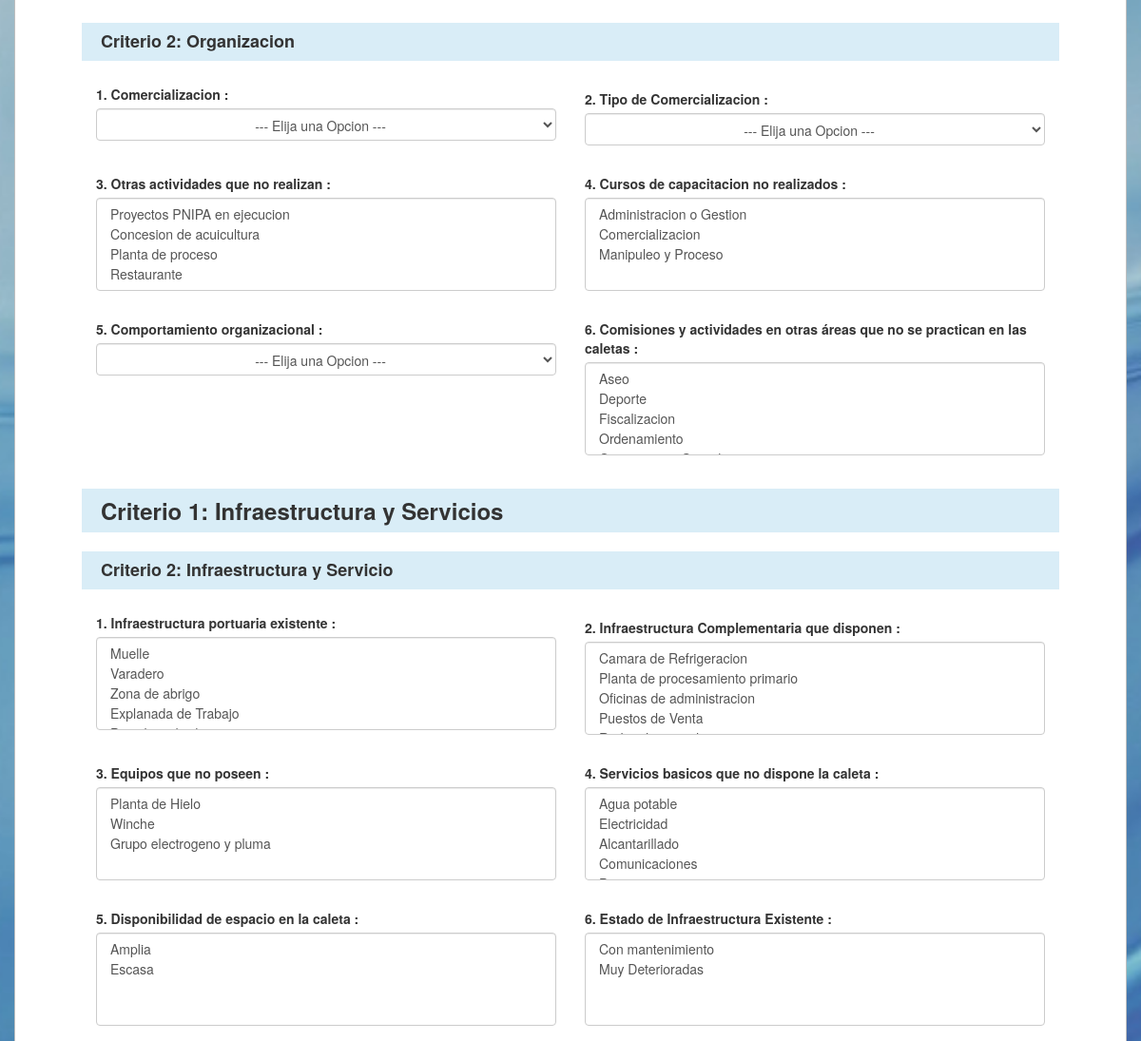
The app's page /form_eval (middle part), older data.
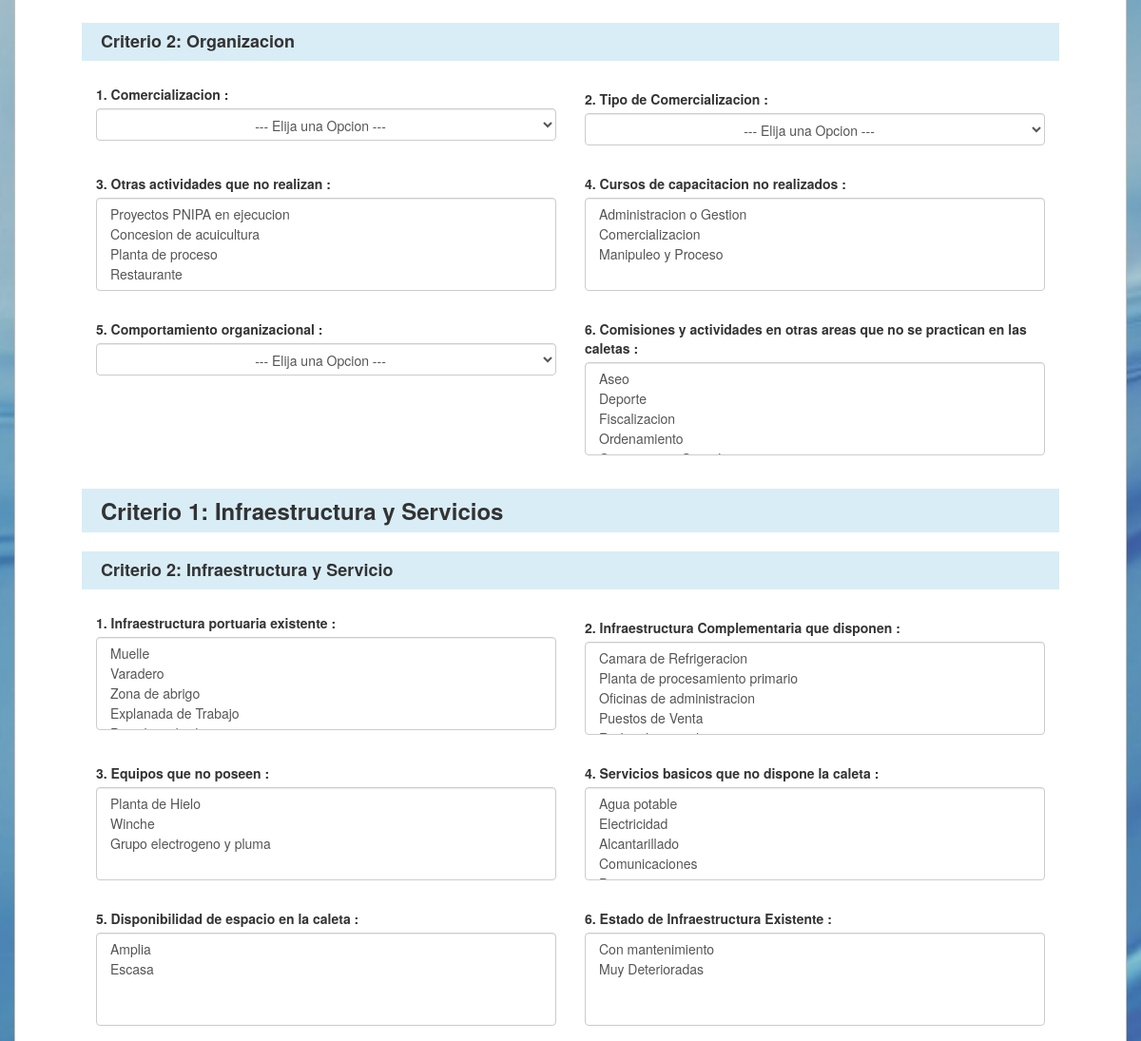
The same page, newer data.
### criterios/models.py (models this page shows, shortened)
class Criterio(models.Model):
    idCriterio = models.AutoField(primary_key=True)
    idCriterioPadre = models.ForeignKey('self' , blank=True, null=True, on_delete=models.CASCADE)
    nombre = models.CharField(max_length=200)
    children = models.IntegerField(default=0)
    porcentaje = models.IntegerField(
        default = 1,
        validators=[MaxValueValidator, MinValueValidator]
    )
    nivel = models.IntegerField(
        default = 0
    )
    multipleOptions = models.BooleanField( default=False)
    def getId(self):
        return self.idCriterio
    def __init__(self, *args, **kwargs):
        super(Criterio, self).__init__(*args, **kwargs)
        if self.idCriterioPadre is not None:
            if self.nivel == 0:
                item = Criterio.objects.get(pk=self.idCriterioPadre.pk)
                self.nivel = item.nivel + 1

### criterios/views.py (the view)
# urls.py: re_path(r'form_eval$', views.criterios_list),
def criterios_list(request):
    items = Criterio.objects.raw("SELECT * FROM 'criterios_criterio' ORDER BY 'nivel'")  # WHERE nivel == 0
    ListOrdered = []
    newFunction(ListOrdered, items, None, 0)
    size = len(ListOrdered)
    criterios = []
    temp_crit = []
    for i in range(size):
        temp_crit.append(ListOrdered[i])
        if (i + 1) % 2 == 0:
            criterios.append(list(temp_crit))
            if len(temp_crit) > 0:
                del temp_crit[:]
    lsit_condiciones = Condicion.objects.raw("SELECT * FROM 'criterios_condicion' ORDER BY 'idCriterio'")
    ListOrderedCond = groupedCondition(lsit_condiciones)
    contexto = {'criterios': criterios, 'condiciones': ListOrderedCond}
    print(contexto)
    return render(request, 'formulario.html', contexto)

### criterios/models.py (called while the page is built)
    def __str__(self):
        return self.nombre

### criterios/templatetags/customer_template.py (called while the page is built)
@register.simple_tag
def any_function(lista, idCriterio):
	index = 0
	for i in range(len(lista)):
		if lista[i][0].idCriterio.getId() == idCriterio:
			index = i
			break
	return lista[index]

@register.simple_tag
def counting(num):
	return num+1

### criterios/views.py (called while the page is built)
def groupedCondition(listCondiciones):
    ListGroupedCond = []
    if listCondiciones:
        temp_list = []
        idCrit = listCondiciones[0].idCriterio
        for item in listCondiciones:
            if idCrit == item.idCriterio:
                temp_list.append(item)
            else:
                ListGroupedCond.append(list(temp_list))
                del temp_list[:]
                temp_list.append(item)
                idCrit = item.idCriterio
        if len(temp_list) > 0:
            ListGroupedCond.append(list(temp_list))
    return ListGroupedCond

### criterios/templates/formulario.html (shortened to what this page needs)
{% load customer_template %}
{% load static %}
<!DOCTYPE html>
<html lang="es">
<head>
  <link rel="stylesheet" href="{% static 'css/form_crit.css' %}" />
  <link rel="stylesheet" href="{% static 'css/fondodash.css' %}" />
  <link rel="stylesheet" href="https://maxcdn.bootstrapcdn.com/bootstrap/3.3.6/css/bootstrap.min.css" />
</head>
<body>
  <div id="contentprimero" class="container">
    <div class="row" id="form_eval">
      <form>
        {% if criterios %}
          {% for criterio in criterios %}
          <div class="row section_crit1">
              {% for items in criterio %}
                {% if items.nombre %}
                <h3 class="crit1_title"> Criterio 1: {{ items.nombre }}</h3>
                {% else %}
                  {% for item in items %}
                    {% if item.nombre %}
                    <div class="section_crit2">
                    <h4 class="crit2_title" > Criterio 2: {{ item.nombre }}</h4>
                    {% else %}
                      {% counting -1 as count %}
                        {% for it in item %}
                          {% counting count as count %}
                          <div class="form-group" >
                          <div class="col-sm-6 crit3_cont">
                          <label > {{ count }}. {{ it.nombre }} : </label>
                          {% any_function condiciones it.idCriterio as listaCond %}
                          {% if it.multipleOptions %}
                            <select class="form-control mul_select" multiple >
                            {% for condicion in listaCond %}
                              <option  value="{{condicion.ponderado}}/{{condicion.idCondicion}}"> {{ condicion }} </option>
                            {% endfor %}
                            </select>
                          </div>
                          {% else %}
                            <select class="form-control uni_select" style="text-align: center;"  >
                            <option value="none" disabled selected > --- Elija una Opcion --- </option>
                            </select>
                          </div>
                        {% endif%}
                          </div>
                        {% endfor %}
                    </div>
                    {% endif %}
                  {% endfor %}
                {% endif %}
              {% endfor %}
            <br>
          </div>
          {% endfor %}
        {% endif %}
      </form>
    </div>
  </div>
</body>
<html>

Row changes from the older to the newer data that the page shows:
changed Criterio: nombre "Comisiones y actividades en otras áreas que no se practican en las caletas" → "Comisiones y actividades en otras areas que no se practican en las caletas"
